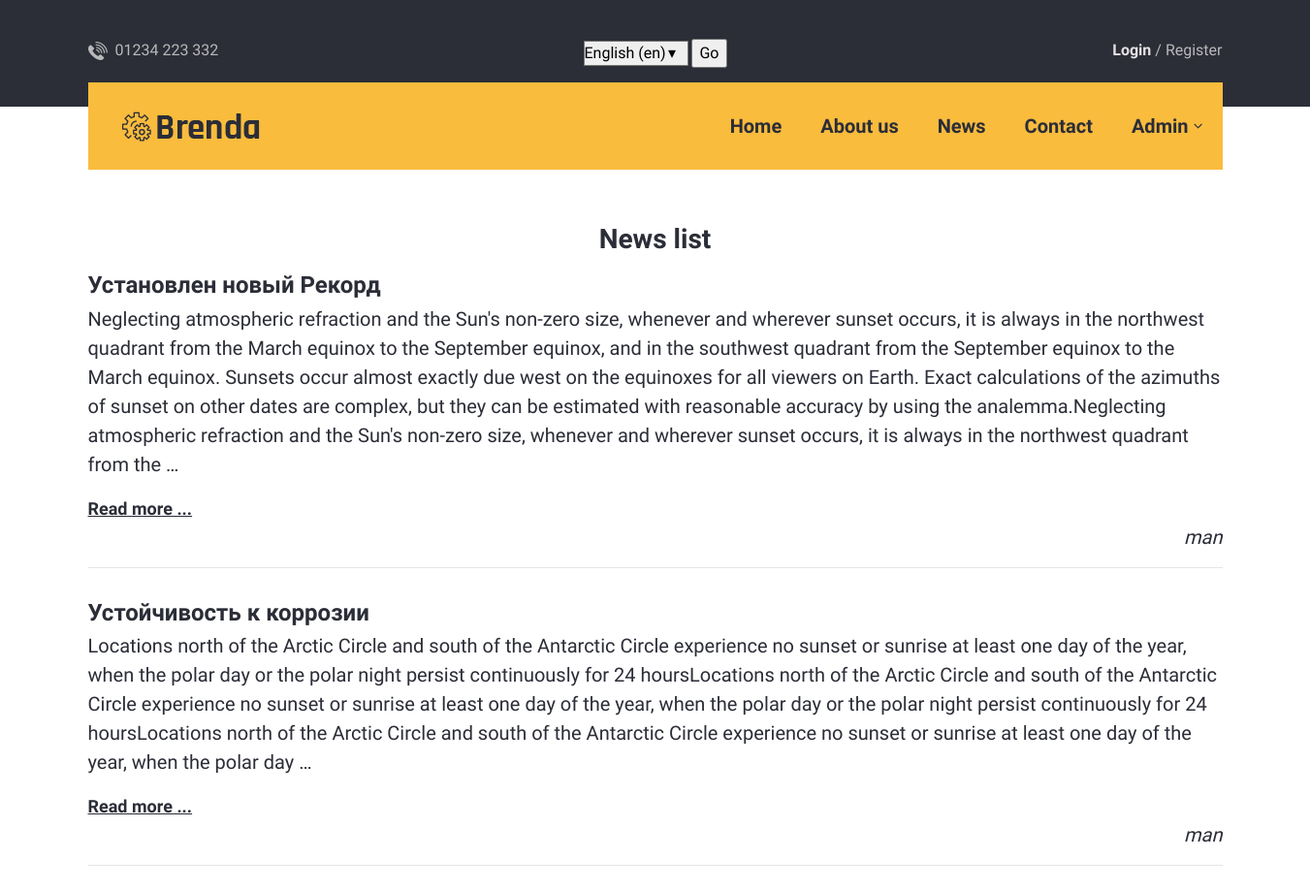
The page /news/ (upper part) on the database as committed earlier.
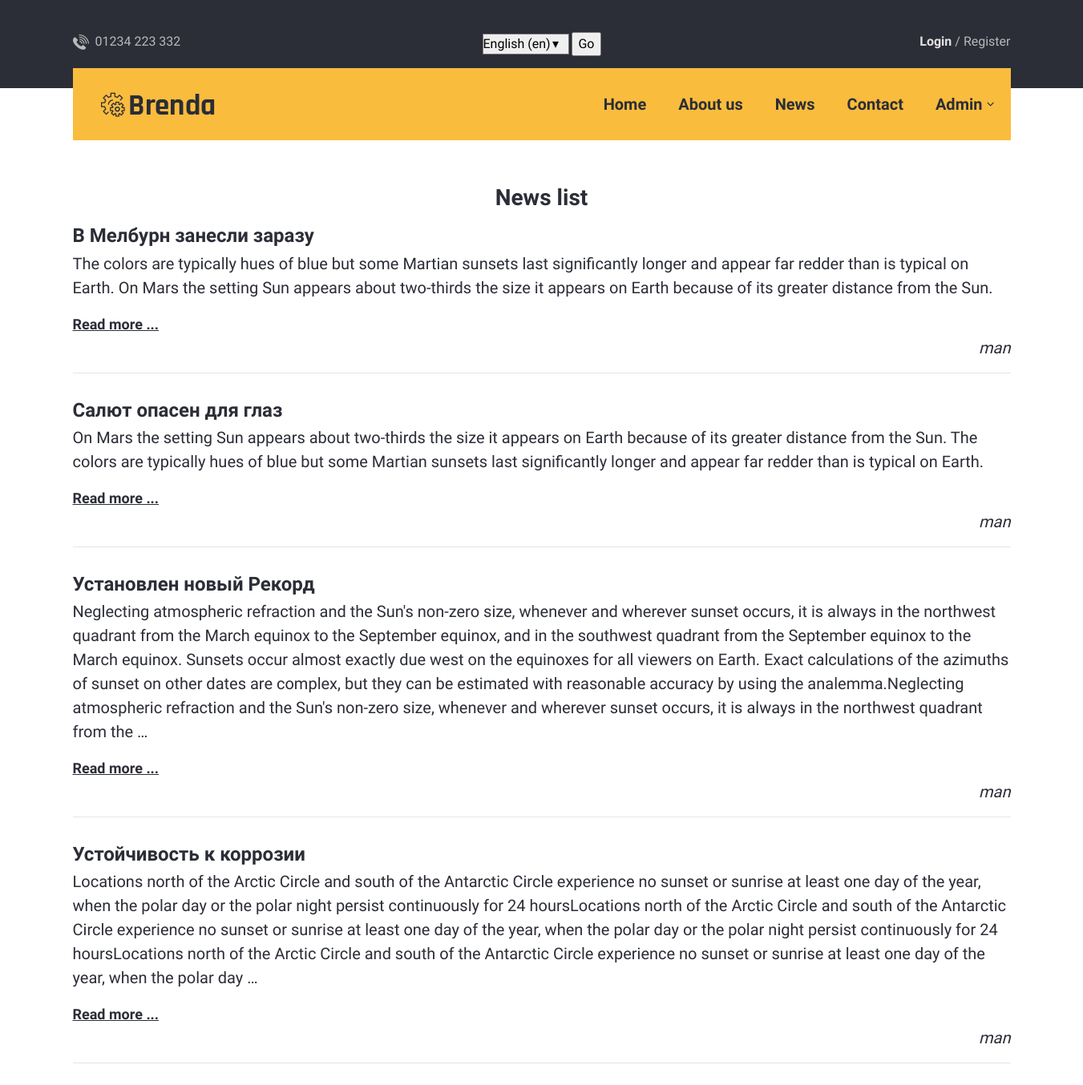
The same page on the database as committed later.
### app_users/models.py (models this page shows, shortened)
class News(models.Model):
    user = models.ForeignKey(
        User, max_length=100, on_delete=models.CASCADE, null=True, blank=True, verbose_name=_('user')
    )
    title = models.CharField(max_length=150, verbose_name=_('title'))
    description = models.TextField(verbose_name=_('description'))
    create_at = models.DateTimeField(auto_now_add=True, verbose_name=_('date created'))
    update_at = models.DateTimeField(auto_now=True, verbose_name=_('date update'))
    status = models.BooleanField(verbose_name=_('is active'), default=True)
    class Meta:
        verbose_name_plural = _('news')
        verbose_name = _('new')
    def get_absolute_url(self):
        return reverse('news_detail', kwargs={"pk": self.pk})

### app_users/views.py (the view)
# urls.py: path('', NewsList.as_view(), name='news_list'),
class NewsList(ListView):
    model = News
    def get_context_data(self, **kwargs):
        context = super(NewsList, self).get_context_data(**kwargs)
        context['object_list'] = News.objects.filter(status=True).order_by('-create_at')
        return context

### app_users/templates/app_users/news_list.html (shortened to what this page needs)
{% extends 'djfiles/index.html' %}
{% load static %}
{% block content %}
{% load i18n %}
<br><br><br><br>
<h4 align="center">{% trans 'News list' %}</h4>
<div class="service-section space__bottom--r120">
        <div class="container">
            <div class="row">
                <div class="col-lg-12">
                    <div class="service-item-wrapper space__bottom--m40">
                        <div class="service-grid-item">
                            <div class="service-grid-item__content">
                                {% for i in object_list %}
                                    <h3 class="title">
                                        <a href="{{ i.get_absolute_url }}">{{ i.title }}</a>
                                    </h3>
                                    <p class="subtitle">{{ i.description|truncatewords:100 }}</p>
                                    <a href="{{ i.get_absolute_url }}" class="see-more-link">{% trans 'Read more ...' %}</a>
                                    <i><p align="right" > {{ i.user }} </p></i>
                                    <hr>
                                {% empty %}
                                    <h3>{% trans 'There is no news at the moment' %}</h3>
                                {% endfor %}
                            </div>
                        </div>
                    </div>
                </div>
            </div>
        </div>
    </div>
{% endblock content %}

### djfiles/templates/djfiles/index.html (shortened to what this page needs)
{% load i18n %}
<!DOCTYPE html>
<html class="no-js" lang="zxx">
<head>
    {% load staticfiles %}
    <link rel="stylesheet" href="{% static 'djfiles/assets/css/bootstrap.min.css' %}">
    <link rel="stylesheet" href="{% static 'djfiles/assets/css/font-awesome.min.css' %}">
    <link rel="stylesheet" href="{% static 'djfiles/assets/css/flaticon.min.css' %}">
    <link rel="stylesheet" href="{% static 'djfiles/assets/css/plugins/slick.min.css' %}">
    <link rel="stylesheet" href="{% static 'djfiles/assets/css/plugins/cssanimation.min.css' %}">
    <link rel="stylesheet" href="{% static 'djfiles/assets/css/plugins/justifiedGallery.min.css' %}">
    <link rel="stylesheet" href="{% static 'djfiles/assets/css/plugins/light-gallery.min.css' %}">
    <link rel="stylesheet" href="{% static 'djfiles/assets/css/style.css' %}">
</head>
<body>
        <div class="header-area header-sticky bg-img space__inner--y40 background-repeat--x background-color--dark
            d-none d-lg-block" data-bg="djfiles/assets/img/icons/ruler.png' %}">
        <div class="header-top">
            <div class="container">
                <div class="row">
                    <div class="col-lg-4">
                        <div class="header-top-info">
                            <span class="header-top-info__image pr-1"><img src="{% static 'djfiles/assets/img/icons/phone.png' %}" alt=""></span>
                            <span class="header-top-info__text">01234 223 332</span>
                        </div>
                    </div>
                    <div class="col-lg-4">
                        <div class="header-top-info text-center">
                            <span class="header-top-info__text">
                                <form action="{% url 'set_language' %}" method="post">{% csrf_token %}
                                    <select name="language">
                                        {% get_current_language as LANGUAGE_CODE %}
                                        {% get_available_languages as LANGUAGES %}
                                        {% get_language_info_list for LANGUAGES as languages %}
                                        {% for language in languages %}
                                            <option value="{{ language.code }}"{% if language.code == LANGUAGE_CODE %} selected{% endif %}>
                                                {{ language.name_local }} ({{ language.code }})
                                            </option>
                                        {% endfor %}
                                    </select>
                                    <input type="submit" value={% trans 'Go' %}>
                                </form>
                            </span>
                        </div>
                    </div>
                    {% if request.user.is_authenticated %}
                        <div class="col-lg-4">
                            <div class="header-top-info text-right">
                                <a class="header-top-info__link" href="{% url 'personal_inf' %}"> {{ request.user.username.upper }}</a> / <a class="header-top-info__link" href="{% url 'logout' %}">{% trans 'Logout' %}</a>
                            </div>
                        </div>
                    {% else %}
                        <div class="col-lg-4">
                            <div class="header-top-info text-right">
                                <a class="header-top-info__link" href="{% url 'login' %}"><span>{% trans 'Login' %}</span></a> / <a class="header-top-info__link" href="{% url 'register' %}">{% trans 'Register' %}</a>
                            </div>
                        </div>
                    {% endif %}
                </div>
            </div>
        </div>
        <div class="menu-bar position-relative">
            <div class="container">
                <div class="row">
                    <div class="col-lg-12">
                        <div class="menu-bar-wrapper background-color--default space__inner--x35">
                            <div class="menu-bar-wrapper-inner">
                                <div class="row align-items-center">
                                    <div class="col-lg-2">
                                        <div class="brand-logo">
                                            <a href="/">
                                                <img src="{% static 'djfiles/assets/img/logo.png' %}" class="img-fluid" alt="">
                                            </a>
                                        </div>
                                    </div>
                                    <div class="col-lg-10">
                                        <div class="navigation-area d-flex justify-content-end align-items-center">
                                            <nav class="main-nav-menu">
                                                <ul class="d-flex justify-content-end">
                                                    <li><a href="/">{% trans 'Home' %}</a></li>
                                                    <li><a href="{% url 'about' %}">{% trans 'About us' %}</a></li>
                                                    <li><a href="{% url 'news_list' %}">{% trans 'News' %}</a></li>
													<li><a href="{% url 'contact' %}">{% trans 'Contact' %}</a></li>
                                                    <li class="has-sub-menu"><a href="{% url 'admin:index' %}">{% trans 'Admin' %}</a>
                                                    </li>
                                                </ul>
                                            </nav>
                                        </div>
                                    </div>
                                </div>
                            </div>
                        </div>
                    </div>
                </div>
            </div>
        </div>
    </div>
	{% block content %}
	{% endblock content %}
<br><br><br>
</body>
</html>

Rows that differ between the two databases and show on the page:
added News: title "В Мелбурн занесли заразу", description "The colors are typically hues of blue but some Martian sunsets last significantly longer and appear far redder than is typical on Earth. On Mars the setting Sun appears about two-thirds the size it appears on Earth because of its greater distance from the Sun.", user "man"
added News: title "Салют опасен для глаз", description "On Mars the setting Sun appears about two-thirds the size it appears on Earth because of its greater distance from the Sun. The colors are typically hues of blue but some Martian sunsets last significantly longer and appear far redder than is typical on Earth.", user "man"
